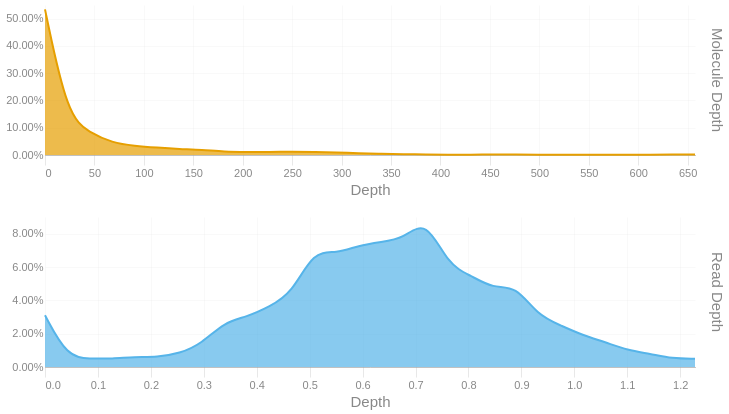

Notebook source saved alongside this figure:
### Code cell
readdep = depth_hist(tb['Read Depth'], q99, 3)
readdep = readdep.with_columns(pl.lit('Read Depth').alias('Metric'))
if not SKIPLR:
    moldep = depth_hist(tb['Molecule Depth'], mol_q99, 1)
    moldep = moldep.with_columns(pl.lit('Molecule Depth').alias('Metric'))
    _hist = pl.concat([readdep, moldep])
    _hist = _hist.filter(pl.col('Proportion') != 0)
    with SafeRender(_hist):
        (
            alt.Chart(_hist)        
            .mark_area(interpolate = "basis")
            .encode(
                x=alt.X('Bin:Q').scale(domainMin=0).axis(alt.Axis(title='Depth')),
                y = alt.Y('Proportion:Q', title = None).axis(format = '.2%'),
                color = alt.Color('Metric:N').legend(None),
                row = alt.Row("Metric:N").header(title = None, labelOrient = 'right'),
                tooltip = [
                    alt.Tooltip("Metric:N", title = "Metric"),
                    alt.Tooltip('Interval:N', title = "Depth Interval"),
                    alt.Tooltip('Proportion:Q', title = "% Alignments").format('.2%')
                ]
            )
            .resolve_scale(x='independent', y='independent')
            .properties(
                height = 150, width = 650,
                usermeta={'embedOptions': {'downloadFileName': f'{samplename}.depth.hist'}}
            )
        ).display()
else:
    readdep = readdep.filter(pl.col('Proportion') != 0)
    with SafeRender(readdep):
        (
            alt.Chart(readdep)        
            .mark_area(interpolate = "basis")
            .encode(
                x=alt.X('Bin:Q').scale(domainMin=0).axis(alt.Axis(title='Depth')),
                y = alt.Y('Proportion:Q', title = None).axis(format = '.2%'),
                tooltip = [
                    alt.Tooltip('Interval:N', title = "Depth Interval"),
                    alt.Tooltip('Proportion:Q', title = "% Alignments").format('.2%')
                ]
            )
            .properties(
                usermeta={'embedOptions': {'downloadFileName': f'{samplename}.depth.hist'}}
            )
        ).display()

### Figure 1 — Vega-Lite specification as saved in the notebook (floating-point values rounded to 4 significant figures)
{"width": 650, "height": 150, "config": {"title": {"anchor": "start", "dy": -15, "fontSize": 18, "color": "#888888", "subtitleColor": "#888888", "subtitleFontSize": 14}, "arc": {"fill": "#0072B2"}, "axis": {"domainColor": "#888888", "domainWidth": 0.5, "gridWidth": 0.2, "grid": false, "titleFontWeight": 400, "titleFontSize": 15, "labelFontSize": 11, "labelColor": "#888888", "tickColor": "#888888", "tickWidth": 0.2, "titleColor": "#888888"}, "axisBand": {"grid": false}, "axisX": {"grid": true, "tickSize": 10, "domainCap": "round"}, "axisY": {"domain": false, "grid": true, "tickSize": 0, "domainCap": "round"}, "background": "transparent", "header": {"labelFontSize": 15, "labelColor": "#888888", "titleFontSize": 15, "titleFontWeight": 600, "titleColor": "#888888"}, "legend": {"labelFont": "sans-serif", "labelFontSize": 12, "labelColor": "#888888", "symbolSize": 100, "symbolType": "circle", "titleFontSize": 12, "titlePadding": 10, "titleColor": "#888888", "title": null}, "range": {"category": ["#E69F00", "#56B4E9", "#009E73", "#F0E442", "#0072B2", "#D55E00", "#CC79A7", "#000000"], "diverging": ["#cfe8f3", "#a2d4ec", "#73bfe2", "#46abdb", "#1696d2", "#12719e"]}, "area": {"fill": "#0072B2", "fillOpacity": 0.7, "line": true, "strokeOpacity": 0.7}, "line": {"color": "#0072B2", "stroke": "#0072B2", "strokeWidth": 2}, "trail": {"color": "#0072B2", "stroke": "#0072B2", "strokeWidth": 0, "size": 1}, "point": {"filled": true, "fillOpacity": 1.0, "size": 95}, "text": {"color": "#888888", "fontSize": 11, "align": "right", "fontWeight": 400, "size": 11}, "bar": {"fill": "#0072B2", "stroke": null}, "view": {"stroke": null, "continuousWidth": 660, "continuousHeight": 400}}, "data": {"name": "data-623837f8275380317458c91acb9ee7d6"}, "mark": {"type": "area", "interpolate": "basis"}, "encoding": {"color": {"field": "Metric", "legend": null, "type": "nominal"}, "row": {"field": "Metric", "header": {"title": null, "labelOrient": "right"}, "type": "nominal"}, "tooltip": [{"field": "Metric", "title": "Metric", "type": "nominal"}, {"field": "Interval", "title": "Depth Interval", "type": "nominal"}, {"field": "Proportion", "format": ".2%", "title": "% Alignments", "type": "quantitative"}], "x": {"axis": {"title": "Depth"}, "field": "Bin", "scale": {"domainMin": 0}, "type": "quantitative"}, "y": {"axis": {"format": ".2%"}, "field": "Proportion", "title": null, "type": "quantitative"}}, "resolve": {"scale": {"x": "independent", "y": "independent"}}, "usermeta": {"embedOptions": {"downloadFileName": "S1_Musquodoboit_023.depth.hist"}}, "$schema": "https://vega.github.io/schema/vega-lite/v6.1.0.json", "datasets": {"data-623837f8275380317458c91acb9ee7d6": [{"Bin": 0.0, "Interval": "0.0-0.042", "Proportion": 0.031, "Metric": "Read Depth"}, {"Bin": 0.042, "Interval": "0.042-0.085", "Proportion": 0.006, "Metric": "Read Depth"}, {"Bin": 0.085, "Interval": "0.085-0.127", "Proportion": 0.005, "Metric": "Read Depth"}, {"Bin": 0.127, "Interval": "0.127-0.169", "Proportion": 0.005, "Metric": "Read Depth"}, {"Bin": 0.169, "Interval": "0.169-0.212", "Proportion": 0.006, "Metric": "Read Depth"}, {"Bin": 0.212, "Interval": "0.212-0.254", "Proportion": 0.006, "Metric": "Read Depth"}, {"Bin": 0.254, "Interval": "0.254-0.296", "Proportion": 0.008, "Metric": "Read Depth"}, {"Bin": 0.296, "Interval": "0.296-0.339", "Proportion": 0.014, "Metric": "Read Depth"}, {"Bin": 0.339, "Interval": "0.339-0.381", "Proportion": 0.027, "Metric": "Read Depth"}, {"Bin": 0.381, "Interval": "0.381-0.423", "Proportion": 0.03, "Metric": "Read Depth"}, {"Bin": 0.423, "Interval": "0.423-0.466", "Proportion": 0.036, "Metric": "Read Depth"}, {"Bin": 0.466, "Interval": "0.466-0.508", "Proportion": 0.044, "Metric": "Read Depth"}, {"Bin": 0.508, "Interval": "0.508-0.55", "Proportion": 0.07, "Metric": "Read Depth"}, {"Bin": 0.55, "Interval": "0.55-0.593", "Proportion": 0.068, "Metric": "Read Depth"}, {"Bin": 0.593, "Interval": "0.593-0.635", "Proportion": 0.073, "Metric": "Read Depth"}, {"Bin": 0.635, "Interval": "0.635-0.677", "Proportion": 0.075, "Metric": "Read Depth"}, {"Bin": 0.677, "Interval": "0.677-0.72", "Proportion": 0.077, "Metric": "Read Depth"}, {"Bin": 0.72, "Interval": "0.72-0.762", "Proportion": 0.089, "Metric": "Read Depth"}, {"Bin": 0.762, "Interval": "0.762-0.804", "Proportion": 0.061, "Metric": "Read Depth"}, {"Bin": 0.804, "Interval": "0.804-0.847", "Proportion": 0.055, "Metric": "Read Depth"}, {"Bin": 0.847, "Interval": "0.847-0.889", "Proportion": 0.047, "Metric": "Read Depth"}, {"Bin": 0.889, "Interval": "0.889-0.931", "Proportion": 0.049, "Metric": "Read Depth"}, {"Bin": 0.931, "Interval": "0.931-0.974", "Proportion": 0.031, "Metric": "Read Depth"}, {"Bin": 0.974, "Interval": "0.974-1.016", "Proportion": 0.025, "Metric": "Read Depth"}, {"Bin": 1.016, "Interval": "1.016-1.058", "Proportion": 0.019, "Metric": "Read Depth"}, {"Bin": 1.058, "Interval": "1.058-1.101", "Proportion": 0.015, "Metric": "Read Depth"}, {"Bin": 1.101, "Interval": "1.101-1.143", "Proportion": 0.01, "Metric": "Read Depth"}, {"Bin": 1.143, "Interval": "1.143-1.185", "Proportion": 0.008, "Metric": "Read Depth"}, {"Bin": 1.185, "Interval": "1.185-1.228", "Proportion": 0.005, "Metric": "Read Depth"}, {"Bin": 1.228, "Interval": "1.228-1.27", "Proportion": 0.005, "Metric": "Read Depth"}, {"Bin": 0.0, "Interval": "0.0-22.7", "Proportion": 0.534, "Metric": "Molecule Depth"}, {"Bin": 22.7, "Interval": "22.7-45.3", "Proportion": 0.142, "Metric": "Molecule Depth"}, {"Bin": 45.3, "Interval": "45.3-68.0", "Proportion": 0.082, "Metric": "Molecule Depth"}, {"Bin": 68.0, "Interval": "68.0-90.7", "Proportion": 0.045, "Metric": "Molecule Depth"}, {"Bin": 90.7, "Interval": "90.7-113.3", "Proportion": 0.033, "Metric": "Molecule Depth"}, {"Bin": 113.3, "Interval": "113.3-136.0", "Proportion": 0.027, "Metric": "Molecule Depth"}, {"Bin": 136.0, "Interval": "136.0-158.7", "Proportion": 0.022, "Metric": "Molecule Depth"}, {"Bin": 158.7, "Interval": "158.7-181.3", "Proportion": 0.019, "Metric": "Molecule Depth"}, {"Bin": 181.3, "Interval": "181.3-204.0", "Proportion": 0.012, "Metric": "Molecule Depth"}, {"Bin": 204.0, "Interval": "204.0-226.7", "Proportion": 0.011, "Metric": "Molecule Depth"}, {"Bin": 226.7, "Interval": "226.7-249.3", "Proportion": 0.011, "Metric": "Molecule Depth"}, {"Bin": 249.3, "Interval": "249.3-272.0", "Proportion": 0.012, "Metric": "Molecule Depth"}, {"Bin": 272.0, "Interval": "272.0-294.7", "Proportion": 0.011, "Metric": "Molecule Depth"}, {"Bin": 294.7, "Interval": "294.7-317.3", "Proportion": 0.009, "Metric": "Molecule Depth"}, {"Bin": 317.3, "Interval": "317.3-340.0", "Proportion": 0.007, "Metric": "Molecule Depth"}, {"Bin": 340.0, "Interval": "340.0-362.7", "Proportion": 0.004, "Metric": "Molecule Depth"}, {"Bin": 362.7, "Interval": "362.7-385.3", "Proportion": 0.003, "Metric": "Molecule Depth"}, {"Bin": 385.3, "Interval": "385.3-408.0", "Proportion": 0.002, "Metric": "Molecule Depth"}, {"Bin": 408.0, "Interval": "408.0-430.7", "Proportion": 0.001, "Metric": "Molecule Depth"}, {"Bin": 430.7, "Interval": "430.7-453.3", "Proportion": 0.001, "Metric": "Molecule Depth"}, {"Bin": 453.3, "Interval": "453.3-476.0", "Proportion": 0.002, "Metric": "Molecule Depth"}, {"Bin": 476.0, "Interval": "476.0-498.7", "Proportion": 0.002, "Metric": "Molecule Depth"}, {"Bin": 498.7, "Interval": "498.7-521.3", "Proportion": 0.001, "Metric": "Molecule Depth"}, {"Bin": 521.3, "Interval": "521.3-544.0", "Proportion": 0.001, "Metric": "Molecule Depth"}, {"Bin": 544.0, "Interval": "544.0-566.7", "Proportion": 0.001, "Metric": "Molecule Depth"}, {"Bin": 566.7, "Interval": "566.7-589.4", "Proportion": 0.001, "Metric": "Molecule Depth"}, {"Bin": 589.4, "Interval": "589.4-612.0", "Proportion": 0.001, "Metric": "Molecule Depth"}, {"Bin": 612.0, "Interval": "612.0-634.7", "Proportion": 0.001, "Metric": "Molecule Depth"}, {"Bin": 634.7, "Interval": "634.7-657.4", "Proportion": 0.002, "Metric": "Molecule Depth"}, {"Bin": 657.4, "Interval": "657.4-680.02", "Proportion": 0.002, "Metric": "Molecule Depth"}]}}
